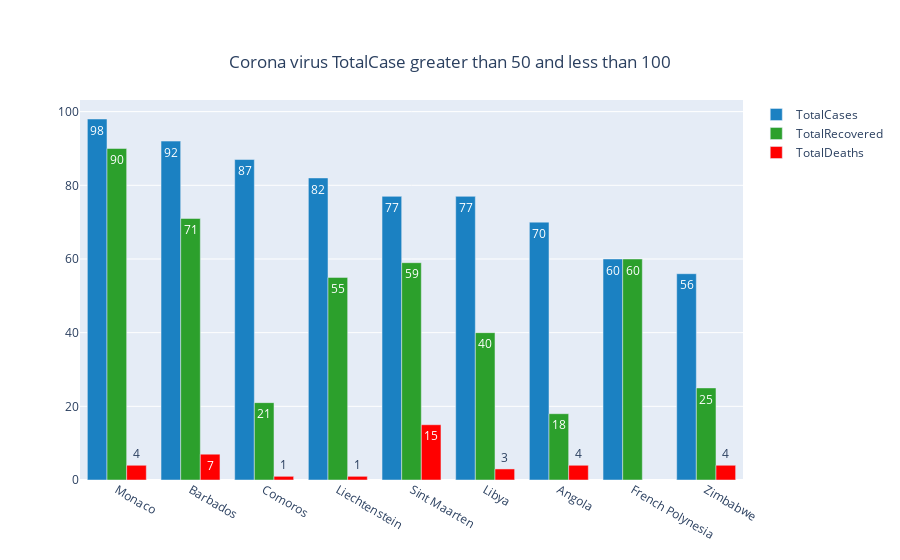

The notebook cell saved with this chart:
### Code cell
fig = go.Figure()

fig.add_trace(go.Bar(
    x=df["Country,Other"][((df.TotalCases<100 )&(df.TotalCases>50))],
    y=df.TotalCases[((df.TotalCases<100 )&(df.TotalCases>50))],
    name='TotalCases',
    marker_color='#1b81c2',
    text=df.TotalCases[((df.TotalCases<100 )&(df.TotalCases>50))],
    textposition='auto'
))
fig.add_trace(go.Bar(
    x=df["Country,Other"][((df.TotalCases<100 )&(df.TotalCases>50))],
    y=df["TotalRecovered"][((df.TotalCases<100 )&(df.TotalCases>50))],
    name='TotalRecovered',
    marker_color='#2ca02c',
    text=df.TotalRecovered[((df.TotalCases<100 )&(df.TotalCases>50))],
    textposition='auto'
))

fig.add_trace(go.Bar(
    x=df["Country,Other"][((df.TotalCases<100 )&(df.TotalCases>50))],
    y=df.TotalDeaths[((df.TotalCases<100 )&(df.TotalCases>50))],
    name='TotalDeaths',
    marker_color='red',
    text=df.TotalDeaths[((df.TotalCases<100 )&(df.TotalCases>50))],
    textposition='auto'
))
fig.update_layout(
    title={
        'text': "Corona virus TotalCase greater than 50 and less than 100",
        'y':0.9,
        'x':0.5,
        'xanchor': 'center',
        'yanchor': 'top'})
fig

### Figure 1 — Plotly figure (JSON) as saved in the notebook; plotly's stock layout.template omitted (floating-point values rounded to 4 significant figures)
{"data": [{"marker": {"color": "#1b81c2"}, "name": "TotalCases", "text": [98, 92, 87, 82, 77, 77, 70, 60, 56], "textposition": "auto", "type": "bar", "x": ["Monaco", "Barbados", "Comoros", "Liechtenstein", "Sint Maarten", "Libya", "Angola", "French Polynesia", "Zimbabwe"], "y": [98, 92, 87, 82, 77, 77, 70, 60, 56]}, {"marker": {"color": "#2ca02c"}, "name": "TotalRecovered", "text": [90, 71, 21, 55, 59, 40, 18, 60, 25], "textposition": "auto", "type": "bar", "x": ["Monaco", "Barbados", "Comoros", "Liechtenstein", "Sint Maarten", "Libya", "Angola", "French Polynesia", "Zimbabwe"], "y": [90, 71, 21, 55, 59, 40, 18, 60, 25]}, {"marker": {"color": "red"}, "name": "TotalDeaths", "text": [4, 7, 1, 1, 15, 3, 4, null, 4], "textposition": "auto", "type": "bar", "x": ["Monaco", "Barbados", "Comoros", "Liechtenstein", "Sint Maarten", "Libya", "Angola", "French Polynesia", "Zimbabwe"], "y": [4, 7, 1, 1, 15, 3, 4, null, 4]}], "layout": {"title": {"text": "Corona virus TotalCase greater than 50 and less than 100", "x": 0.5, "xanchor": "center", "y": 0.9, "yanchor": "top"}}}
